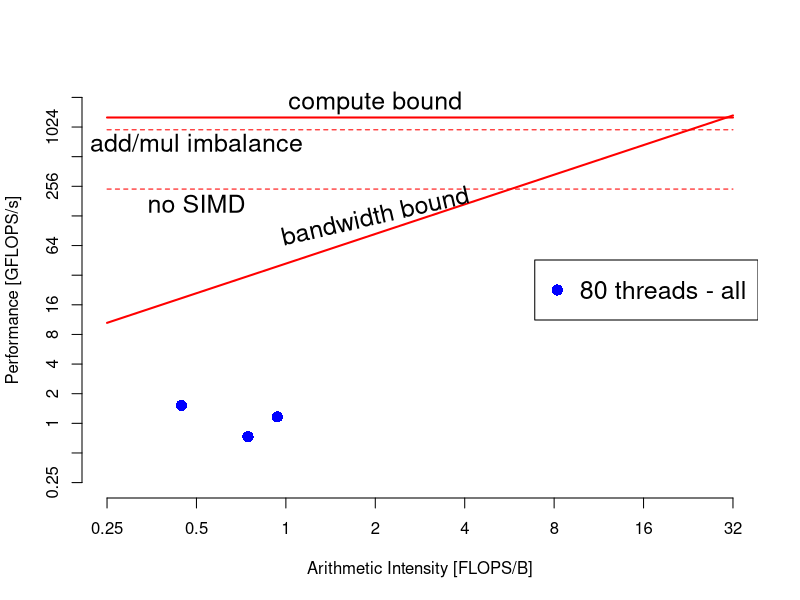

Here is the R script that generated this plot:
png("roofline-mars-80tall.png", width = 1280, height = 640)

pp = 1280.0  # peak performance ... [GFLOPS/s]
pb =   30.5 # peak bandwidth ... [GB/s]
ai = function(b) (pp/pb) * b

x = seq(-2,5,1)
x_at = 2^x
x_labels = x_at

y = seq(-2,11,1)
y_at = 2^y
y_labels = y_at

plot(ai, xlab = "Arithmetic Intensity [FLOPS/B]",
         xlim = c(x_at[1], x_at[length(x_at)]),
         ylab = "Performance [GFLOPS/s]", 
         ylim = c(y_at[1], y_at[length(y_at)]),
     axes=FALSE, log = "xy", type = "l", col = "red", lwd = 2)

axis(1, at = x_at, labels = x_labels, tick = TRUE)
axis(2, at = y_at, labels = y_labels, tick = TRUE)


# 10 threads - all
#                   100     204800     819200        kdd
#flops_t10_a = c( 1.3292, 1517.9227, 2225.7196, 3427.6304)
#bw_t10_a    = c(73.4359,  476.2558,  734.1712, 1061.9937)
#
#for (i in 1:4) {
#  ai = flops_t10_a[i] / bw_t10_a[i]
#  points(ai, flops_t10_a[i]/1000, col="powderblue", pch = 15, cex = 1.5)
#}

# 80 threads - all
#                   100    204800     819200        kdd
flops_t80_a = c( 0.5820, 731.8209, 1164.4394, 1519.8610)
bw_t80_a    = c(78.4760, 981.6600, 1244,3416, 1420,3577)

for (i in 1:4) {
  ai = flops_t80_a[i] / bw_t80_a[i]
  points(ai, flops_t80_a[i]/1000, col="blue", pch = 16, cex = 1.5)
}


# 10 threads - marked 
#                     100      204800      819200         kdd
#flops_t10_m =  c(385.0818, 12738.9347, 12814.5174, 12995.5919)
#bw_t10_m =     c(150.0137,  2248.9188,  3500.4505,  3451.1885)
#
#for (i in 1:4) {
#  ai = flops_t10_m[i] / bw_t10_m[i]
#  points(ai, flops_t10_m[i]/1000, col="orange", pch = 17, cex = 1.5)
#}

# 80 threads - marked 
#                     100     204800     819200        kdd
#flops_t80_m = c(   7.4574, 4017.8371, 6579.4072, 5940.1009)
#bw_t80_m    = c(1292.0169, 2807.5566, 3312.4733, 3230.9055)
#
#for (i in 1:4) {
#  ai = flops_t80_m[i] / bw_t80_m[i]
#  points(ai, flops_t80_m[i]/1000, col="green", pch = 18, cex = 1.5)
#}

# add/mul imbalance
segments(x_at[1], pp*0.75, x_at[length(x_at)], pp*0.75,
         col = "red", lwd = 1, lty = "dashed")
text(0.5, 700, "add/mul imbalance", cex = 1.5)

# simd
segments(x_at[1], pp*0.75*0.25, x_at[length(x_at)], pp*0.75*0.25,
         col = "red", lwd = 1, lty = "dashed")
text(0.5, 170, "no SIMD", cex = 1.5)


segments(x_at[1], pp, x_at[length(x_at)], pp,
         col = "red", lwd = 2)

text(2, 128, "bandwidth bound", srt = 13, cex = 1.5)
text(2, 1800, "compute bound", cex = 1.5)

#legend("right",
#       pch    = c(15, 16, 17, 18),
#       col    = c("powderblue", "blue", "orange", "green"),
#       legend = c("10 threads - all", "80 threads - all", NA, 
#                  "10 threads - marked", "80 threads - marked"))

legend("right",
       cex = 1.5,
       pch    = c(16),
       col    = c("blue"),
       legend = c("80 threads - all"))

dev.off()
